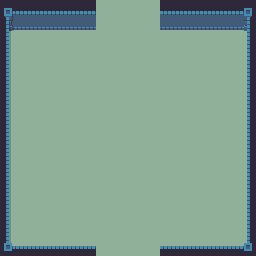

A level layout from a 2D game, rendered from its tile map. Below: a short description, then the map file with its tile-grid data intact:
An orthogonal 16x16 tile map with 16x16 px tiles, 3 tile layers (Floor, Walls, Objects), 3 tilesets.

<map version="1.0" tiledversion="1.1.2" orientation="orthogonal" renderorder="right-down" width="16" height="16" tilewidth="16" tileheight="16" infinite="0" nextobjectid="1">
 <tileset firstgid="1" source="world1_tileset.tsx" />
 <tileset firstgid="241" source="world1_doors_front.tsx" />
 <tileset firstgid="385" source="world1_doors_side.tsx" />
 <layer name="Floor" width="16" height="16">
  <data encoding="csv">
55,55,55,55,55,55,55,55,55,55,55,55,55,55,55,55,
55,55,55,55,55,55,55,55,55,55,55,55,55,55,55,55,
55,55,55,55,55,55,55,55,55,55,55,55,55,55,55,55,
55,55,55,55,55,55,55,55,55,55,55,55,55,55,55,55,
55,55,55,55,55,55,55,55,55,55,55,55,55,55,55,55,
55,55,55,55,55,55,55,55,55,55,55,55,55,55,55,55,
55,55,55,55,55,55,55,55,55,55,55,55,55,55,55,55,
55,55,55,55,55,55,55,55,55,55,55,55,55,55,55,55,
55,55,55,55,55,55,55,55,55,55,55,55,55,55,55,55,
55,55,55,55,55,55,55,55,55,55,55,55,55,55,55,55,
55,55,55,55,55,55,55,55,55,55,55,55,55,55,55,55,
55,55,55,55,55,55,55,55,55,55,55,55,55,55,55,55,
55,55,55,55,55,55,55,55,55,55,55,55,55,55,55,55,
55,55,55,55,55,55,55,55,55,55,55,55,55,55,55,55,
55,55,55,55,55,55,55,55,55,55,55,55,55,55,55,55,
55,55,55,55,55,55,55,55,55,55,55,55,55,55,55,55
</data>
 </layer>
 <layer name="Walls" width="16" height="16">
  <data encoding="csv">
6,7,7,7,7,7,0,0,0,0,7,7,7,7,7,8,
30,31,31,31,31,31,0,0,0,0,31,31,31,31,31,32,
54,0,0,0,0,0,0,0,0,0,0,0,0,0,0,56,
54,0,0,0,0,0,0,0,0,0,0,0,0,0,0,56,
54,0,0,0,0,0,0,0,0,0,0,0,0,0,0,56,
54,0,0,0,0,0,0,0,0,0,0,0,0,0,0,56,
54,0,0,0,0,0,0,0,0,0,0,0,0,0,0,56,
54,0,0,0,0,0,0,0,0,0,0,0,0,0,0,56,
54,0,0,0,0,0,0,0,0,0,0,0,0,0,0,56,
54,0,0,0,0,0,0,0,0,0,0,0,0,0,0,56,
54,0,0,0,0,0,0,0,0,0,0,0,0,0,0,56,
54,0,0,0,0,0,0,0,0,0,0,0,0,0,0,56,
54,0,0,0,0,0,0,0,0,0,0,0,0,0,0,56,
54,0,0,0,0,0,0,0,0,0,0,0,0,0,0,56,
54,0,0,0,0,0,0,0,0,0,0,0,0,0,0,56,
78,79,79,79,79,79,0,0,0,0,79,79,79,79,79,80
</data>
 </layer>
 <layer name="Objects" width="16" height="16">
  <data encoding="csv">
0,0,0,0,0,0,0,0,0,0,0,0,0,0,0,0,
0,0,0,0,0,0,0,0,0,0,0,0,0,0,0,0,
0,0,0,0,0,0,0,0,0,0,0,0,0,0,0,0,
0,0,0,0,0,0,0,0,0,0,0,0,0,0,0,0,
0,0,0,0,0,0,0,0,0,0,0,0,0,0,0,0,
0,0,0,0,0,0,0,0,0,0,0,0,0,0,0,0,
0,0,0,0,0,0,0,0,0,0,0,0,0,0,0,0,
0,0,0,0,0,0,0,0,0,0,0,0,0,0,0,0,
0,0,0,0,0,0,0,0,0,0,0,0,0,0,0,0,
0,0,0,0,0,0,0,0,0,0,0,0,0,0,0,0,
0,0,0,0,0,0,0,0,0,0,0,0,0,0,0,0,
0,0,0,0,0,0,0,0,0,0,0,0,0,0,0,0,
0,0,0,0,0,0,0,0,0,0,0,0,0,0,0,0,
0,0,0,0,0,0,0,0,0,0,0,0,0,0,0,0,
0,0,0,0,0,0,0,0,0,0,0,0,0,0,0,0,
0,0,0,0,0,0,0,0,0,0,0,0,0,0,0,0
</data>
 </layer>
</map>
